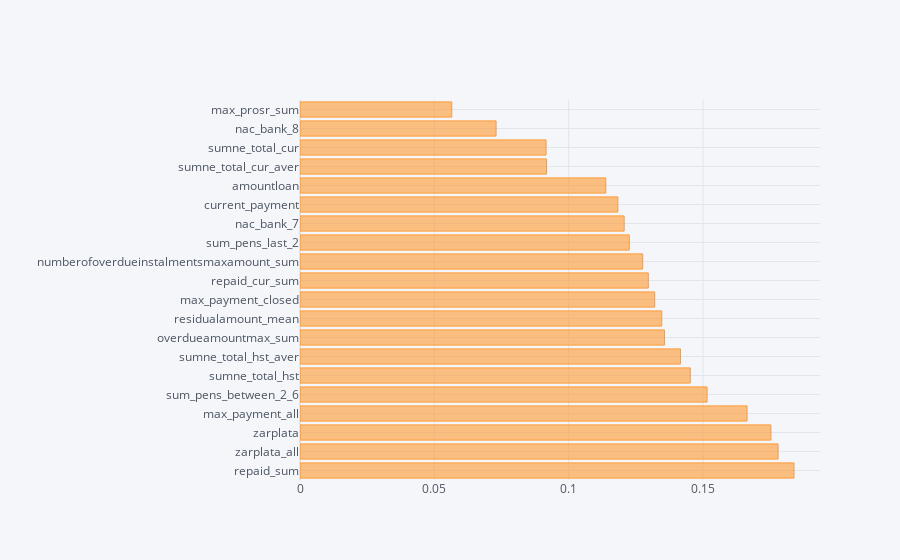

The notebook cell saved with this chart:
### Code cell
top_20=imp_cat.sort_values(ascending=False)[:20]
top_20.iplot(kind = 'barh')

### Figure 1 — Plotly figure (JSON) as saved in the notebook; plotly's stock layout.template omitted (floating-point values rounded to 4 significant figures)
{"data": [{"marker": {"color": "rgba(255, 153, 51, 0.6)", "line": {"color": "rgba(255, 153, 51, 1.0)", "width": 1}}, "name": "None", "orientation": "h", "text": "", "type": "bar", "x": [0.1839, 0.178, 0.1753, 0.1664, 0.1515, 0.1453, 0.1416, 0.1357, 0.1347, 0.132, 0.1296, 0.1276, 0.1226, 0.1207, 0.1183, 0.1138, 0.09177, 0.09159, 0.07299, 0.0565], "y": ["repaid_sum", "zarplata_all", "zarplata", "max_payment_all", "sum_pens_between_2_6", "sumne_total_hst", "sumne_total_hst_aver", "overdueamountmax_sum", "residualamount_mean", "max_payment_closed", "repaid_cur_sum", "numberofoverdueinstalmentsmaxamount_sum", "sum_pens_last_2", "nac_bank_7", "current_payment", "amountloan", "sumne_total_cur_aver", "sumne_total_cur", "nac_bank_8", "max_prosr_sum"]}], "layout": {"legend": {"bgcolor": "#F5F6F9", "font": {"color": "#4D5663"}}, "paper_bgcolor": "#F5F6F9", "plot_bgcolor": "#F5F6F9", "title": {"font": {"color": "#4D5663"}}, "xaxis": {"gridcolor": "#E1E5ED", "showgrid": true, "tickfont": {"color": "#4D5663"}, "title": {"font": {"color": "#4D5663"}, "text": ""}, "zerolinecolor": "#E1E5ED"}, "yaxis": {"gridcolor": "#E1E5ED", "showgrid": true, "tickfont": {"color": "#4D5663"}, "title": {"font": {"color": "#4D5663"}, "text": ""}, "zerolinecolor": "#E1E5ED"}}}
